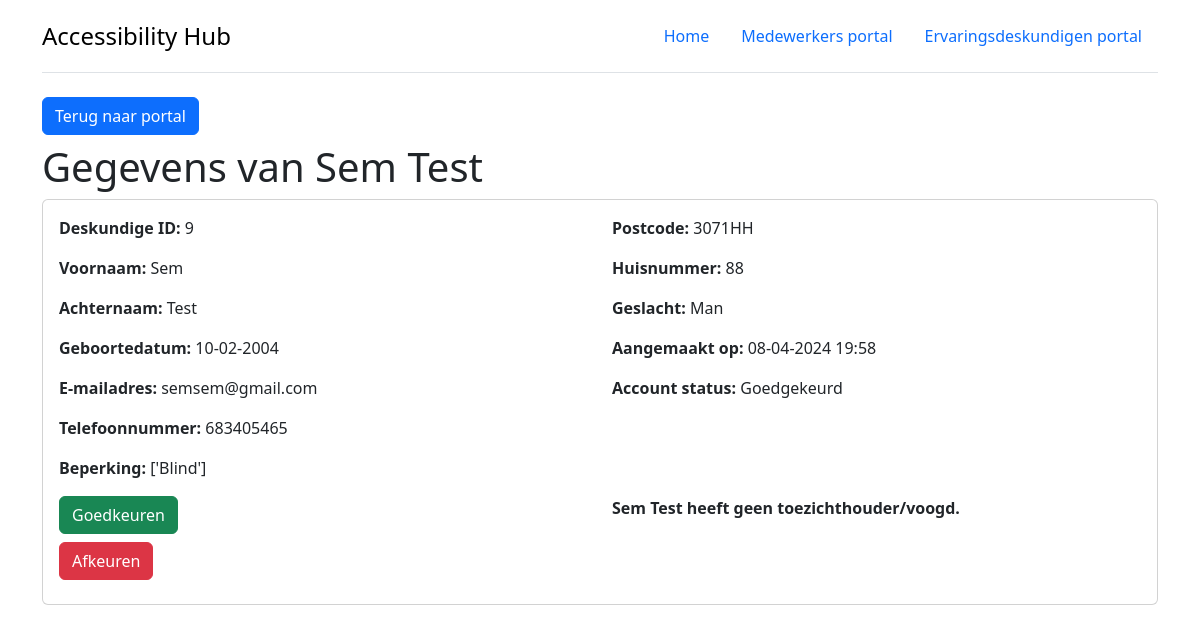
Page /medewerkers/ervaringsdeskundige/9/ on the committed database.
### administrators/models.py (models this page shows, shortened)
class Ervaringsdeskundige(models.Model):
    deskundige_id = models.AutoField(primary_key=True)
    voornaam = models.CharField(max_length=255, blank=True, null=True)
    achternaam = models.CharField(max_length=255, blank=True, null=True)
    wachtwoord = models.CharField(max_length=255, blank=True, null=True)
    geboortedatum = models.DateField(blank=True, null=True)
    telefoonnummer = models.IntegerField(blank=True, null=True)
    email = models.EmailField(max_length=255, blank=True, null=True)
    geslacht = models.CharField(max_length=10, blank=True, null=True)
    postcode = models.CharField(max_length=6, blank=True, null=True)
    huisnummer = models.IntegerField(blank=True, null=True)
    soort_beperking = models.TextField(blank=True, null=True)
    hulpmiddelen = models.TextField(blank=True, null=True, default='null')
    bijzonderheden = models.TextField(blank=True, null=True, default='null')
    account_status = models.IntegerField(default=0)
    bericht_status = models.CharField(max_length=255, blank=True, null=True, default='null')
    naam_toezichthouder = models.CharField(max_length=255, blank=True, null=True, default='null')
    email_toezichthouder = models.CharField(max_length=255, blank=True, null=True, default='null')
    telefoonnummer_toezichthouder = models.CharField(max_length=255, blank=True, null=True, default='null')
    benadering_keuze = models.CharField(max_length=255, blank=True, null=True)
    created_at = models.DateTimeField(auto_now_add=True)
    beperking = models.ForeignKey(
        'Beperking', on_delete=models.SET_NULL, blank=True, null=True
    )
    onderzoek = models.ForeignKey(
        'companies.Onderzoek', on_delete=models.SET_NULL, blank=True, null=True
    )
    class Meta:
        db_table = 'ervaringsdeskundigen'

### administrators/views.py (the view)
# urls.py: path('ervaringsdeskundige/<int:deskundige_id>/', views.ervaringsdeskundige, name='ervaringsdeskundige'),
def ervaringsdeskundige(request, deskundige_id):
    ervaringsdeskundige = Ervaringsdeskundige.objects.get(deskundige_id=deskundige_id)
    return render(request, 'experts.html', {'ervaringsdeskundige': ervaringsdeskundige})

### administrators/templates/experts.html (shortened to what this page needs)
{% extends "base.html" %}
{% block content %}
<div class="container">
    <div class="row">
        <div class="col-md-12">
            <a class="btn btn-primary mb-2" href="/medewerkers/portal/" role="button">Terug naar portal</a>
            <div class="row">
                <div class="col-8 ">
                    <h1>Gegevens van {{ ervaringsdeskundige.voornaam }} {{ ervaringsdeskundige.achternaam }}</h1>
                </div>
            </div>
            <div class="card">
                <div class="card-body">
                    <div class="row">
                        <div class="col-6">
                            <p><b>Deskundige ID:</b> {{ ervaringsdeskundige.deskundige_id }}</p>
                            <p><b>Voornaam:</b> {{ ervaringsdeskundige.voornaam }}</p>
                            <p><b>Achternaam:</b> {{ ervaringsdeskundige.achternaam }}</p>
                            <p><b>Geboortedatum:</b> {{ ervaringsdeskundige.geboortedatum|date:"d-m-Y" }}</p>
                            <p><b>E-mailadres:</b> {{ ervaringsdeskundige.email }}</p>
                            <p><b>Telefoonnummer:</b> {{ ervaringsdeskundige.telefoonnummer }}</p>
                            <p><b>Beperking:</b> {{ ervaringsdeskundige.soort_beperking }}</p>
                        </div>
                        <div class="col-6">
                            <p><b>Postcode:</b> {{ ervaringsdeskundige.postcode }}</p>
                            <p><b>Huisnummer:</b> {{ ervaringsdeskundige.huisnummer }}</p>
                            <p><b>Geslacht:</b> {{ ervaringsdeskundige.geslacht }}</p>
                            <p><b>Aangemaakt op:</b> {{ ervaringsdeskundige.created_at|date:"d-m-Y H:i" }}</p>
                            <p><b>Account status:</b>{% if ervaringsdeskundige.account_status == 0 %} In behandeling
                                {% elif ervaringsdeskundige.account_status == 1 %} Goedgekeurd {% else %} Afgekeurd {% endif %}</p>
                        </div>
                        <div class="col-6">
                            <form
                                action="{% url 'medewerkers:goedkeuren_deskundige' deskundige_id=ervaringsdeskundige.deskundige_id %}"
                                method="POST">
                                <button type="submit" class="btn btn-success">Goedkeuren</button>
                            </form>
                            <button type="button" id="afkeur_btn" class="btn btn-danger mt-2 mb-2">Afkeuren</button>
                        </div>
                        {% if ervaringsdeskundige.email_toezichthouder %}
                        <div class="col-6">
                            <h2>Toezichthouder/voogd gegevens</h2>
                            <p><b>Naam toezichthouder:</b> {{ervaringsdeskundige.naam_toezichthouder}}</p>
                            <p><b>Email toezichthouder:</b> {{ervaringsdeskundige.email_toezichthouder}}</p>
                            <p><b>Telefoonnummer toezichthouder:</b> {{ervaringsdeskundige.telefoonnummer_toezichthouder}}</p>
                        </div>
                        {% else %}
                        <div class="col-6">
                            <p><b>{{ ervaringsdeskundige.voornaam }} {{ ervaringsdeskundige.achternaam }} heeft geen
                                    toezichthouder/voogd.</b></p>
                        </div>
                        {% endif %}
                    </div>
                </div>
            </div>
        </div>
    </div>
</div>
{% endblock content %}

### rows in the picture
Ervaringsdeskundige: voornaam "Sem", achternaam "Test", deskundige_id "9", geboortedatum "10-02-2004", email "semsem@gmail.com", telefoonnummer "683405465", soort_beperking "['Blind']", postcode "3071HH", huisnummer "88", geslacht "Man", created_at "08-04-2024 19:58"
